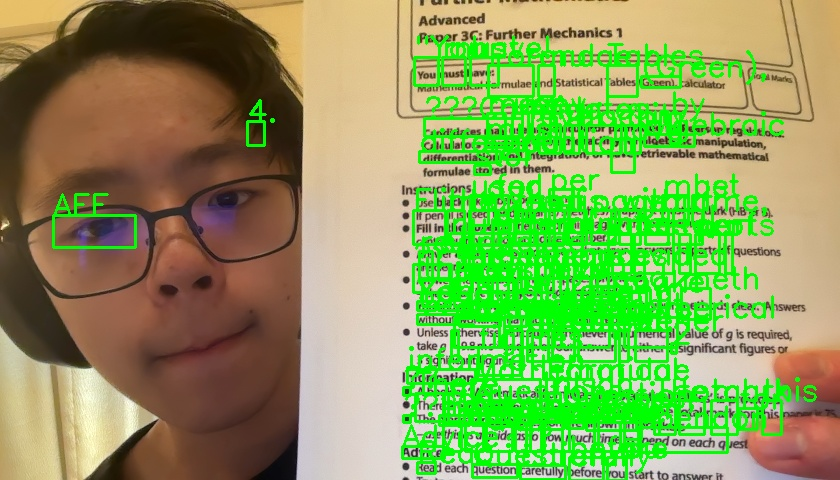
#> input picture images/ocr.jpg, 840 x 480 px
$ python -i preprocessing.py   (imports and definitions only)
#> lines starting #> are read from the running program, lines starting #| are printed output that depends on the picture; after the words box and inside, x2 and y2 are one past the last pixel; in counts of white or black regions, pixels touching at a corner belong together
#> further down, picture is the input picture: shape (480, 840, 3); mean B, G, R 89.1, 160.6, 133.8
import cv2
import numpy as np
from deskew import determine_skew

def grayscale(image):
    if len(image.shape) == 3:
        gray = cv2.cvtColor(image, cv2.COLOR_BGR2GRAY)
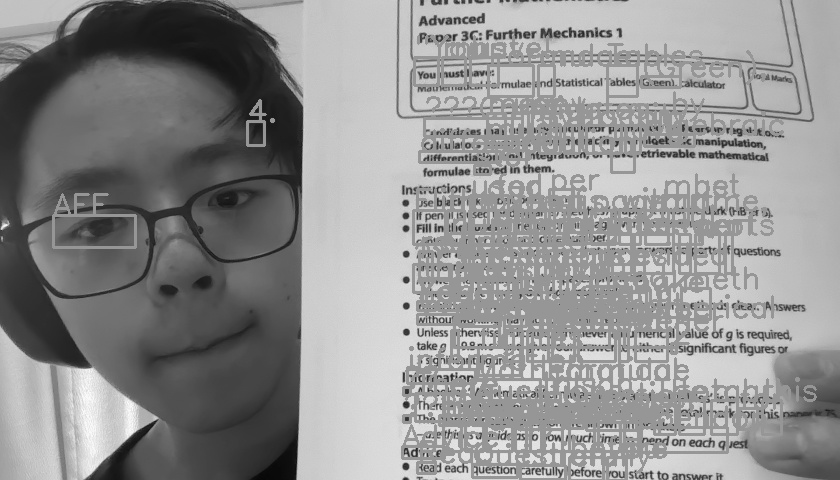
#> gray: shape (480, 840); min 6, max 252, mean 144.5
    else:
        gray = image
    return gray

def remove_noise(image):
    return cv2.fastNlMeansDenoising(image, None, 10, 7, 21)

def enhance_contrast(image):
    clahe = cv2.createCLAHE(clipLimit=2.0, tileGridSize=(8,8))
    enhanced = clahe.apply(image)
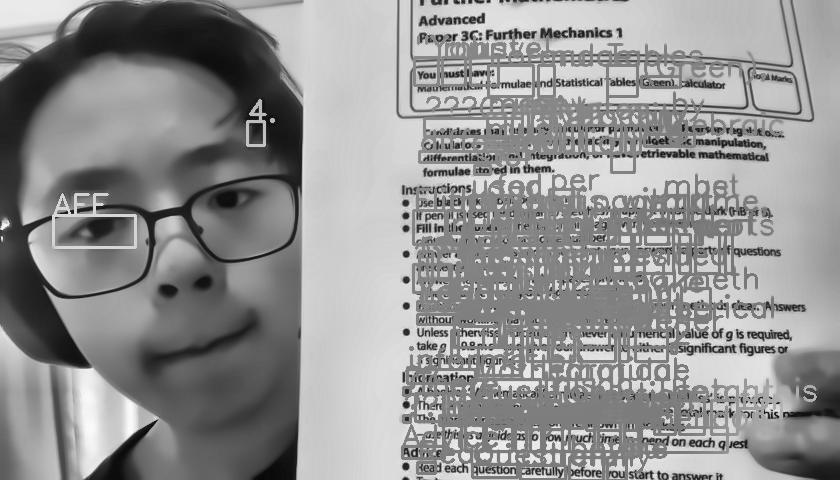
#> enhanced: shape (480, 840); min 7, max 253, mean 145.4
    return enhanced

def deskew(image):
    # Deskewing (assuming text is horizontal)
    angle = determine_skew(image)
    (h, w) = image.shape[:2]
    center = (w // 2, h // 2)

    # Get the rotation matrix
    M = cv2.getRotationMatrix2D(center, angle, 1.0)

    # Perform the actual rotation and return the image
    deskewed = cv2.warpAffine(image, M, (w, h), flags=cv2.INTER_CUBIC, borderMode=cv2.BORDER_REPLICATE)
    return deskewed

def binarize(image):
    _, binary = cv2.threshold(image, 0, 255, cv2.THRESH_BINARY + cv2.THRESH_OTSU)
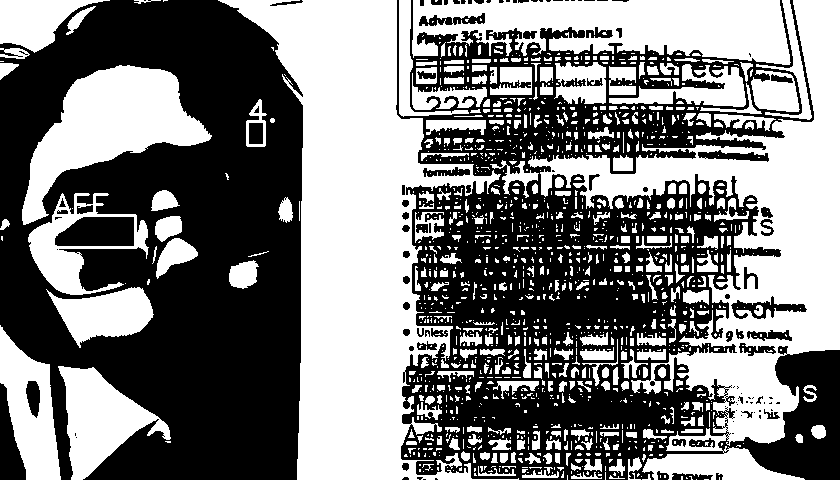
#> binary: shape (480, 840); 48.5% white; 1414 white regions (1033 under 20 px), largest, box (x1, y1, x2, y2) and area: (218, 0, 519, 480) 57364, (528, 0, 840, 480) 43132, (412, 0, 791, 65) 17002
    return binary

def preprocess_image(image):
    """Preprocesses the image by enhancing contrast, removing noise, and deskewing."""
    gray = grayscale(image)
    denoised = remove_noise(gray)
    enhanced = enhance_contrast(denoised)
    # deskewed = deskew(enhanced)
    # binary = binarize(deskewed)
    binary = binarize(enhanced)
    return binary

def test_preprocess_image():
    # Create a sample image for testing
    test_image = np.zeros((100, 300), dtype=np.uint8)
    cv2.putText(test_image, 'skibidi!', (10, 50), cv2.FONT_HERSHEY_SIMPLEX, 1, 255, 2)

    # Preprocess the image
    preprocessed = preprocess_image(test_image)

    # Save the preprocessed image
    cv2.imwrite('images/test_image.png', test_image)
    cv2.imwrite('images/preprocessed_test_image.png', preprocessed)
    print('Preprocessed image saved as preprocessed_test_image.png')

# Run the test function
# [2 lines not run here, left out]

>>> import cv2
>>> picture = cv2.imread('../images/ocr.jpg')
>>> result = preprocess_image(picture)

$ run again, on images/test3.jpg
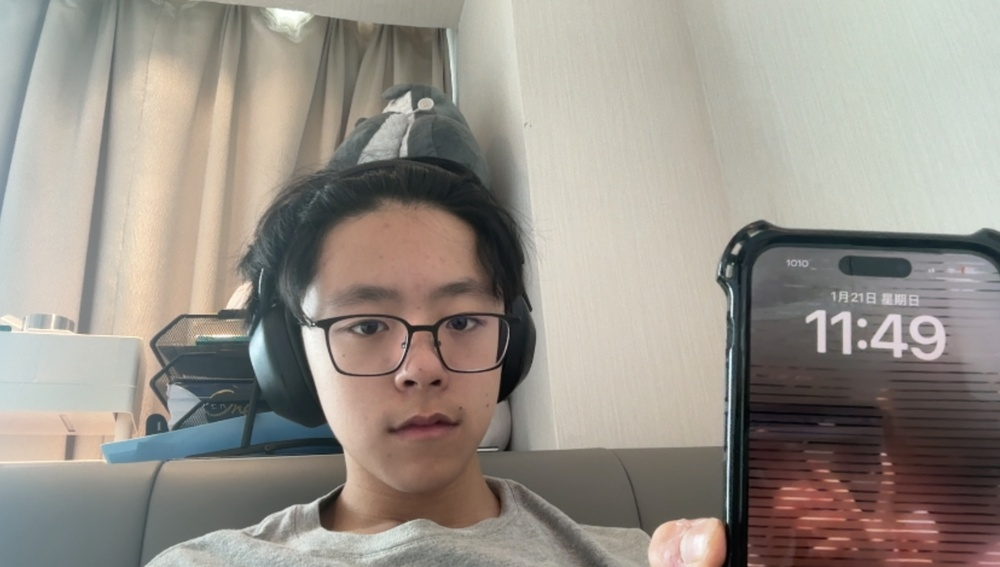
#> input picture images/test3.jpg, 1000 x 567 px, shrunk from 1655 x 939 before the run
#> picture is the input picture: shape (567, 1000, 3); mean B, G, R 138.2, 146.5, 152.9
#> in enhance_contrast, `enhanced = clahe.apply(image)`:
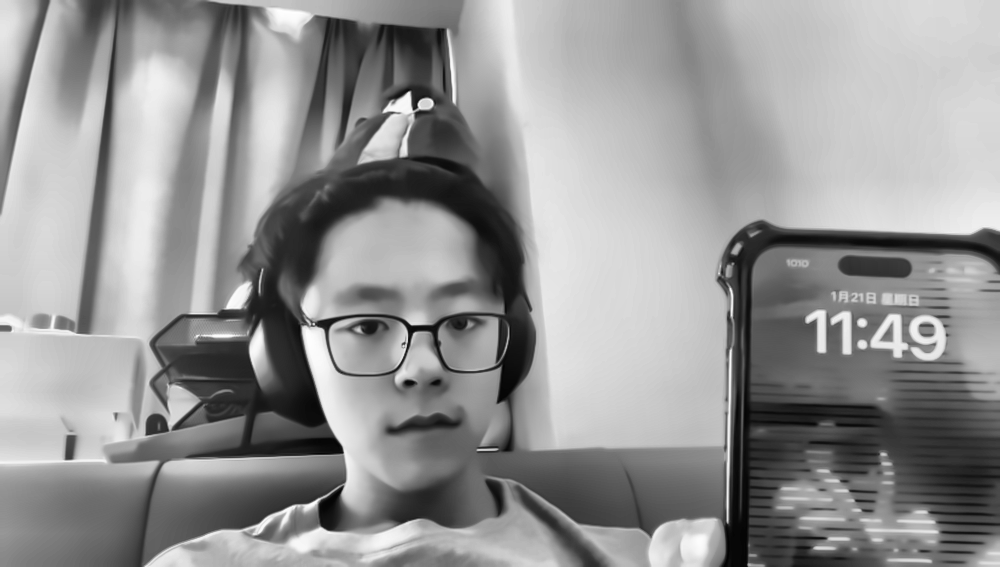
#> enhanced: shape (567, 1000); min 2, max 254, mean 147.7
#> in binarize, `_, binary = cv2.threshold(image, 0, 255, cv2.THRESH_BINARY + cv2.THRES..`:
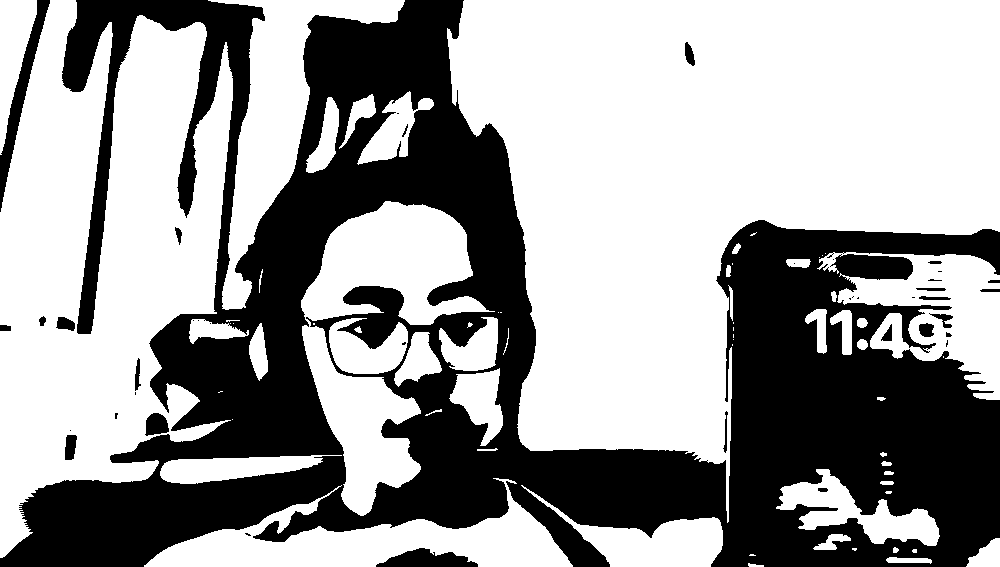
#> binary: shape (567, 1000); 61.1% white; 41 black regions (18 under 20 px), largest, box (x1, y1, x2, y2) and area: (0, 0, 1000, 567) 214761, (0, 0, 50, 212) 2065, (376, 548, 478, 567) 1199

$ run again, on images/test4.jpg
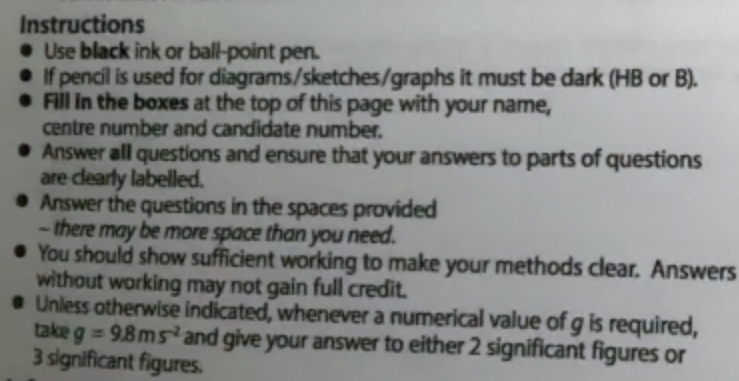
#> input picture images/test4.jpg, 739 x 381 px
#> picture is the input picture: shape (381, 739, 3); mean B, G, R 133.3, 135, 133
#> in enhance_contrast, `enhanced = clahe.apply(image)`:
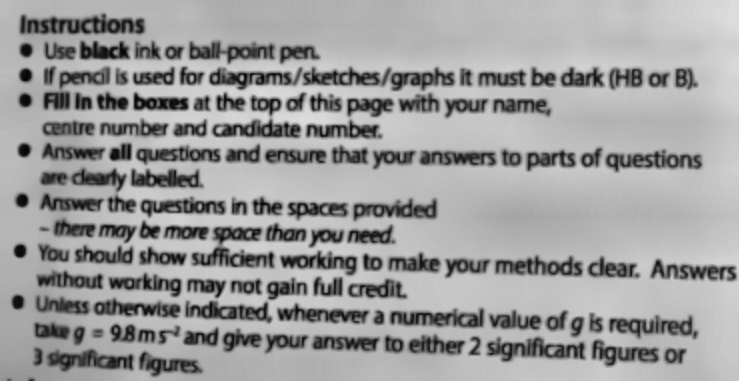
#> enhanced: shape (381, 739); min 4, max 220, mean 157.2
#> in binarize, `_, binary = cv2.threshold(image, 0, 255, cv2.THRESH_BINARY + cv2.THRES..`:
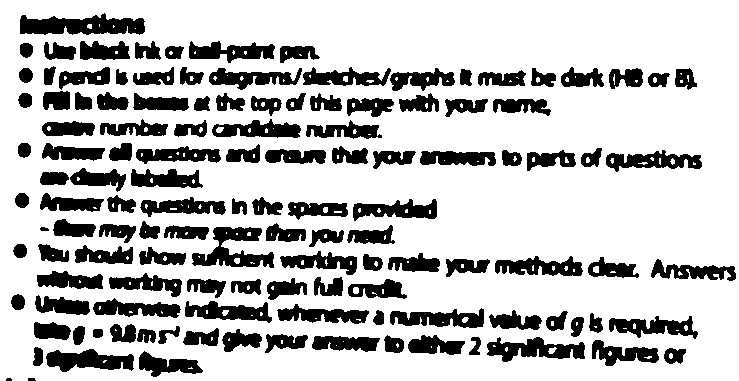
#> binary: shape (381, 739); 75.8% white; 127 black regions (1 under 20 px), largest, box (x1, y1, x2, y2) and area: (20, 13, 145, 35) 1866, (192, 227, 274, 268) 1600, (487, 337, 585, 362) 1342
